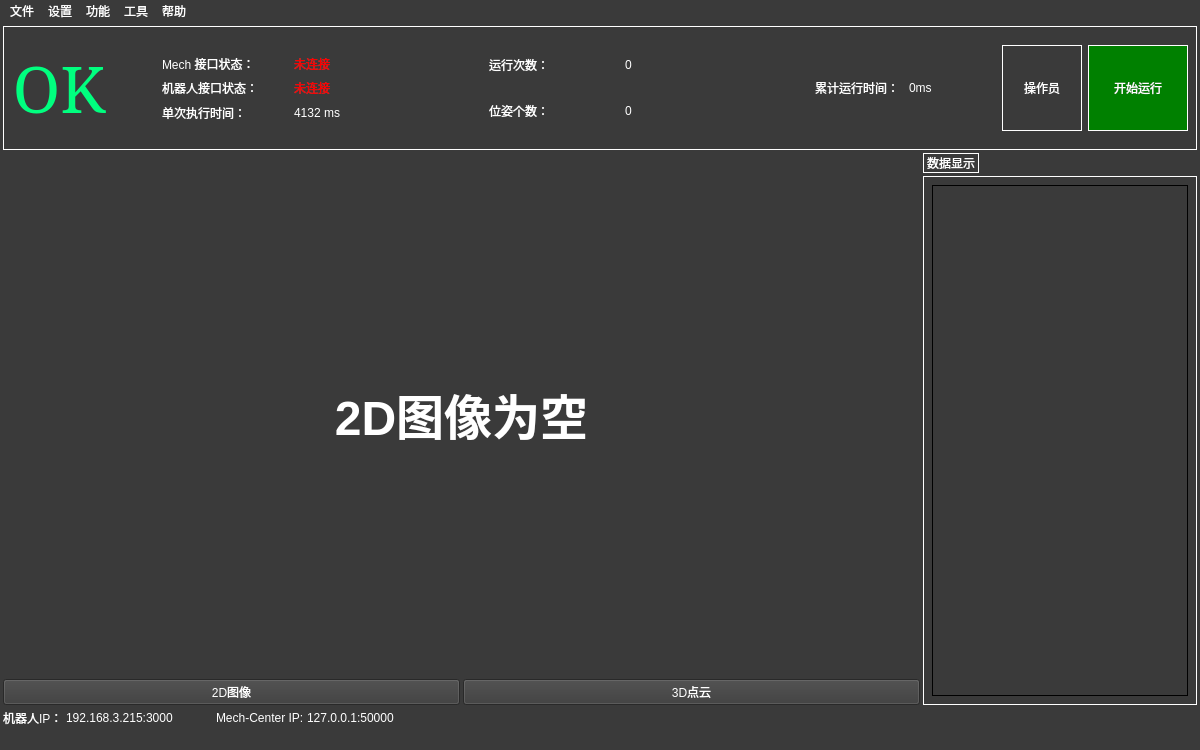
<?xml version="1.0" encoding="UTF-8"?>
<ui version="4.0">
 <class>MainWindow</class>
 <widget class="QMainWindow" name="MainWindow">
  <property name="geometry">
   <rect>
    <x>0</x>
    <y>0</y>
    <width>1200</width>
    <height>750</height>
   </rect>
  </property>
  <property name="minimumSize">
   <size>
    <width>850</width>
    <height>600</height>
   </size>
  </property>
  <property name="maximumSize">
   <size>
    <width>1200</width>
    <height>750</height>
   </size>
  </property>
  <property name="mouseTracking">
   <bool>false</bool>
  </property>
  <property name="windowTitle">
   <string>LongerGUI</string>
  </property>
  <property name="styleSheet">
   <string notr="true">color: rgb(255, 255, 255);
background-color: rgb(58, 58, 58);</string>
  </property>
  <widget class="QWidget" name="centralwidget">
   <property name="maximumSize">
    <size>
     <width>1200</width>
     <height>750</height>
    </size>
   </property>
   <layout class="QVBoxLayout" name="verticalLayout_9">
    <property name="spacing">
     <number>3</number>
    </property>
    <property name="leftMargin">
     <number>3</number>
    </property>
    <property name="topMargin">
     <number>3</number>
    </property>
    <property name="rightMargin">
     <number>3</number>
    </property>
    <property name="bottomMargin">
     <number>0</number>
    </property>
    <item>
     <widget class="QWidget" name="Horizontal_display_top" native="true">
      <property name="sizePolicy">
       <sizepolicy hsizetype="Preferred" vsizetype="Fixed">
        <horstretch>0</horstretch>
        <verstretch>0</verstretch>
       </sizepolicy>
      </property>
      <property name="styleSheet">
       <string notr="true">border-width: 1px;
border-style: solid;

</string>
      </property>
      <layout class="QVBoxLayout" name="verticalLayout_10">
       <item>
        <layout class="QHBoxLayout" name="horizontalLayout_16">
         <property name="leftMargin">
          <number>0</number>
         </property>
         <property name="topMargin">
          <number>9</number>
         </property>
         <property name="rightMargin">
          <number>0</number>
         </property>
         <property name="bottomMargin">
          <number>9</number>
         </property>
         <item>
          <widget class="QLabel" name="label_status">
           <property name="sizePolicy">
            <sizepolicy hsizetype="Fixed" vsizetype="Fixed">
             <horstretch>25</horstretch>
             <verstretch>15</verstretch>
            </sizepolicy>
           </property>
           <property name="minimumSize">
            <size>
             <width>30</width>
             <height>15</height>
            </size>
           </property>
           <property name="sizeIncrement">
            <size>
             <width>0</width>
             <height>0</height>
            </size>
           </property>
           <property name="font">
            <font>
             <family>Constantia</family>
             <pointsize>48</pointsize>
             <weight>50</weight>
             <italic>false</italic>
             <bold>false</bold>
             <stylestrategy>PreferDefault</stylestrategy>
             <kerning>false</kerning>
            </font>
           </property>
           <property name="mouseTracking">
            <bool>true</bool>
           </property>
           <property name="tabletTracking">
            <bool>false</bool>
           </property>
           <property name="focusPolicy">
            <enum>Qt::NoFocus</enum>
           </property>
           <property name="contextMenuPolicy">
            <enum>Qt::DefaultContextMenu</enum>
           </property>
           <property name="toolTipDuration">
            <number>0</number>
           </property>
           <property name="layoutDirection">
            <enum>Qt::LeftToRight</enum>
           </property>
           <property name="autoFillBackground">
            <bool>false</bool>
           </property>
           <property name="styleSheet">
            <string notr="true">color: rgb(0, 255, 127);
font: 48pt &quot;Constantia&quot;;
border-width: 0px;</string>
           </property>
           <property name="frameShape">
            <enum>QFrame::HLine</enum>
           </property>
           <property name="frameShadow">
            <enum>QFrame::Raised</enum>
           </property>
           <property name="lineWidth">
            <number>0</number>
           </property>
           <property name="midLineWidth">
            <number>0</number>
           </property>
           <property name="text">
            <string>&lt;html&gt;&lt;head/&gt;&lt;body&gt;&lt;p&gt;OK&lt;/p&gt;&lt;/body&gt;&lt;/html&gt;</string>
           </property>
           <property name="textFormat">
            <enum>Qt::AutoText</enum>
           </property>
           <property name="scaledContents">
            <bool>false</bool>
           </property>
           <property name="alignment">
            <set>Qt::AlignCenter</set>
           </property>
           <property name="wordWrap">
            <bool>false</bool>
           </property>
           <property name="margin">
            <number>0</number>
           </property>
           <property name="indent">
            <number>0</number>
           </property>
           <property name="openExternalLinks">
            <bool>false</bool>
           </property>
          </widget>
         </item>
         <item>
          <spacer name="horizontalSpacer_4">
           <property name="orientation">
            <enum>Qt::Horizontal</enum>
           </property>
           <property name="sizeType">
            <enum>QSizePolicy::Fixed</enum>
           </property>
           <property name="sizeHint" stdset="0">
            <size>
             <width>50</width>
             <height>20</height>
            </size>
           </property>
          </spacer>
         </item>
         <item>
          <layout class="QHBoxLayout" name="horizontalLayout_17">
           <property name="leftMargin">
            <number>0</number>
           </property>
           <property name="topMargin">
            <number>1</number>
           </property>
           <property name="bottomMargin">
            <number>1</number>
           </property>
           <item>
            <layout class="QHBoxLayout" name="horizontalLayout_18">
             <item>
              <layout class="QVBoxLayout" name="verticalLayout_3">
               <property name="topMargin">
                <number>9</number>
               </property>
               <property name="rightMargin">
                <number>9</number>
               </property>
               <property name="bottomMargin">
                <number>9</number>
               </property>
               <item>
                <layout class="QHBoxLayout" name="horizontalLayout_communiteStatus">
                 <item>
                  <widget class="QLabel" name="label_text_communiteStatus_mech">
                   <property name="enabled">
                    <bool>true</bool>
                   </property>
                   <property name="styleSheet">
                    <string notr="true">border-width: 0px;
font: 15pt &quot;黑体&quot;;</string>
                   </property>
                   <property name="text">
                    <string>Mech 接口状态：</string>
                   </property>
                  </widget>
                 </item>
                 <item>
                  <widget class="QLabel" name="label_communiteStatus_mech">
                   <property name="enabled">
                    <bool>true</bool>
                   </property>
                   <property name="sizePolicy">
                    <sizepolicy hsizetype="Preferred" vsizetype="Preferred">
                     <horstretch>0</horstretch>
                     <verstretch>0</verstretch>
                    </sizepolicy>
                   </property>
                   <property name="styleSheet">
                    <string notr="true">border-width: 0px;
color: rgb(250, 0, 0);
font: 15pt &quot;黑体&quot;;</string>
                   </property>
                   <property name="text">
                    <string>未连接</string>
                   </property>
                  </widget>
                 </item>
                </layout>
               </item>
               <item>
                <layout class="QHBoxLayout" name="horizontalLayout_communiteStatus_2">
                 <item>
                  <widget class="QLabel" name="label_text_communiteStatus_robot">
                   <property name="enabled">
                    <bool>true</bool>
                   </property>
                   <property name="styleSheet">
                    <string notr="true">border-width: 0px;
font: 15pt &quot;黑体&quot;;</string>
                   </property>
                   <property name="text">
                    <string>机器人接口状态：</string>
                   </property>
                  </widget>
                 </item>
                 <item>
                  <widget class="QLabel" name="label_communiteStatus_robot">
                   <property name="enabled">
                    <bool>true</bool>
                   </property>
                   <property name="styleSheet">
                    <string notr="true">border-width: 0px;
color: rgb(250, 0, 0);
font: 15pt &quot;黑体&quot;;</string>
                   </property>
                   <property name="text">
                    <string>未连接</string>
                   </property>
                  </widget>
                 </item>
                </layout>
               </item>
               <item>
                <layout class="QHBoxLayout" name="horizontalLayout_beatTime">
                 <item>
                  <widget class="QLabel" name="label_text_communiteTime">
                   <property name="sizePolicy">
                    <sizepolicy hsizetype="Preferred" vsizetype="Preferred">
                     <horstretch>0</horstretch>
                     <verstretch>0</verstretch>
                    </sizepolicy>
                   </property>
                   <property name="styleSheet">
                    <string notr="true">border-width: 0px;
font: 15pt &quot;黑体&quot;;</string>
                   </property>
                   <property name="text">
                    <string>单次执行时间：</string>
                   </property>
                  </widget>
                 </item>
                 <item>
                  <widget class="QLabel" name="label_beatTime">
                   <property name="enabled">
                    <bool>true</bool>
                   </property>
                   <property name="styleSheet">
                    <string notr="true">border-width: 0px;
font: 12pt &quot;黑体&quot;;
color: rgb(255, 255, 255);</string>
                   </property>
                   <property name="text">
                    <string>4132 ms</string>
                   </property>
                  </widget>
                 </item>
                </layout>
               </item>
              </layout>
             </item>
             <item>
              <spacer name="horizontalSpacer_6">
               <property name="orientation">
                <enum>Qt::Horizontal</enum>
               </property>
               <property name="sizeType">
                <enum>QSizePolicy::Fixed</enum>
               </property>
               <property name="sizeHint" stdset="0">
                <size>
                 <width>54</width>
                 <height>19</height>
                </size>
               </property>
              </spacer>
             </item>
             <item>
              <layout class="QVBoxLayout" name="verticalLayout_12">
               <item>
                <layout class="QHBoxLayout" name="horizontalLayout_runningNum">
                 <item>
                  <widget class="QLabel" name="label_text_runningNum">
                   <property name="enabled">
                    <bool>true</bool>
                   </property>
                   <property name="styleSheet">
                    <string notr="true">border-width: 0px;
font: 12pt &quot;黑体&quot;;</string>
                   </property>
                   <property name="text">
                    <string>运行次数：</string>
                   </property>
                  </widget>
                 </item>
                 <item>
                  <widget class="QLabel" name="label_runningNum">
                   <property name="enabled">
                    <bool>true</bool>
                   </property>
                   <property name="styleSheet">
                    <string notr="true">border-width: 0px;
font: 12pt &quot;黑体&quot;;</string>
                   </property>
                   <property name="text">
                    <string>0</string>
                   </property>
                  </widget>
                 </item>
                </layout>
               </item>
               <item>
                <layout class="QHBoxLayout" name="horizontalLayout_poseNum">
                 <item>
                  <widget class="QLabel" name="label_text_poseNum">
                   <property name="enabled">
                    <bool>true</bool>
                   </property>
                   <property name="styleSheet">
                    <string notr="true">border-width: 0px;
font: 12pt &quot;黑体&quot;;</string>
                   </property>
                   <property name="text">
                    <string>位姿个数：</string>
                   </property>
                  </widget>
                 </item>
                 <item>
                  <widget class="QLabel" name="label_poseNum">
                   <property name="enabled">
                    <bool>true</bool>
                   </property>
                   <property name="styleSheet">
                    <string notr="true">border-width: 0px;
font: 12pt &quot;黑体&quot;;</string>
                   </property>
                   <property name="text">
                    <string>0</string>
                   </property>
                  </widget>
                 </item>
                </layout>
               </item>
              </layout>
             </item>
             <item>
              <spacer name="horizontalSpacer_5">
               <property name="orientation">
                <enum>Qt::Horizontal</enum>
               </property>
               <property name="sizeType">
                <enum>QSizePolicy::Fixed</enum>
               </property>
               <property name="sizeHint" stdset="0">
                <size>
                 <width>54</width>
                 <height>20</height>
                </size>
               </property>
              </spacer>
             </item>
             <item>
              <layout class="QHBoxLayout" name="horizontalLayout_runningTime">
               <item>
                <widget class="QLabel" name="label_text_runningTime">
                 <property name="enabled">
                  <bool>true</bool>
                 </property>
                 <property name="styleSheet">
                  <string notr="true">border-width: 0px;
font: 12pt &quot;黑体&quot;;
</string>
                 </property>
                 <property name="text">
                  <string>累计运行时间：</string>
                 </property>
                </widget>
               </item>
               <item>
                <widget class="QLabel" name="label_runningTime">
                 <property name="enabled">
                  <bool>true</bool>
                 </property>
                 <property name="styleSheet">
                  <string notr="true">border-width: 0px;
font: 15pt &quot;黑体&quot;;</string>
                 </property>
                 <property name="text">
                  <string>0ms</string>
                 </property>
                </widget>
               </item>
               <item>
                <widget class="QPushButton" name="pushButton_login">
                 <property name="sizePolicy">
                  <sizepolicy hsizetype="Fixed" vsizetype="Minimum">
                   <horstretch>0</horstretch>
                   <verstretch>14</verstretch>
                  </sizepolicy>
                 </property>
                 <property name="minimumSize">
                  <size>
                   <width>80</width>
                   <height>0</height>
                  </size>
                 </property>
                 <property name="styleSheet">
                  <string notr="true">font: 22pt &quot;黑体&quot;;</string>
                 </property>
                 <property name="text">
                  <string>操作员</string>
                 </property>
                </widget>
               </item>
              </layout>
             </item>
            </layout>
           </item>
           <item>
            <widget class="QPushButton" name="pushButton_start">
             <property name="sizePolicy">
              <sizepolicy hsizetype="Fixed" vsizetype="Minimum">
               <horstretch>0</horstretch>
               <verstretch>14</verstretch>
              </sizepolicy>
             </property>
             <property name="minimumSize">
              <size>
               <width>100</width>
               <height>0</height>
              </size>
             </property>
             <property name="autoFillBackground">
              <bool>false</bool>
             </property>
             <property name="styleSheet">
              <string notr="true">color: rgb(255, 255, 255);
background-color: rgb(0, 128, 0);
font: 22pt &quot;黑体&quot;;</string>
             </property>
             <property name="text">
              <string>开始运行</string>
             </property>
             <property name="autoDefault">
              <bool>false</bool>
             </property>
            </widget>
           </item>
          </layout>
         </item>
        </layout>
       </item>
      </layout>
     </widget>
    </item>
    <item>
     <layout class="QHBoxLayout" name="horizontalLayout_display_center" stretch="5,1">
      <item>
       <layout class="QVBoxLayout" name="verticalLayout_display_vision">
        <property name="sizeConstraint">
         <enum>QLayout::SetDefaultConstraint</enum>
        </property>
        <item>
         <widget class="QStackedWidget" name="stackedWidget_display">
          <property name="currentIndex">
           <number>0</number>
          </property>
          <widget class="QWidget" name="page_vision_2D">
           <layout class="QGridLayout" name="gridLayout">
            <item row="0" column="0">
             <layout class="QGridLayout" name="gridLayout_3">
              <item row="0" column="0">
               <widget class="QLabel" name="label_vision_2D">
                <property name="styleSheet">
                 <string notr="true">font: 12pt &quot;黑体&quot;;</string>
                </property>
                <property name="text">
                 <string>&lt;html&gt;&lt;head/&gt;&lt;body&gt;&lt;p align=&quot;center&quot;&gt;&lt;span style=&quot; font-size:36pt; font-weight:600;&quot;&gt;2D图像为空&lt;/span&gt;&lt;/p&gt;&lt;/body&gt;&lt;/html&gt;</string>
                </property>
               </widget>
              </item>
             </layout>
            </item>
           </layout>
          </widget>
          <widget class="QWidget" name="page_vision_3D">
           <layout class="QGridLayout" name="gridLayout_2">
            <item row="0" column="0">
             <layout class="QGridLayout" name="gridLayout_4"/>
            </item>
           </layout>
          </widget>
         </widget>
        </item>
        <item>
         <layout class="QHBoxLayout" name="horizontalLayout_display_vision_chioce">
          <item>
           <widget class="QPushButton" name="pushButton_2DImage">
            <property name="styleSheet">
             <string notr="true">font: 10pt &quot;黑体&quot;;</string>
            </property>
            <property name="text">
             <string>2D图像</string>
            </property>
           </widget>
          </item>
          <item>
           <widget class="QPushButton" name="pushButton_3DCloud">
            <property name="styleSheet">
             <string notr="true">font: 10pt &quot;黑体&quot;;</string>
            </property>
            <property name="text">
             <string>3D点云</string>
            </property>
           </widget>
          </item>
         </layout>
        </item>
       </layout>
      </item>
      <item>
       <layout class="QVBoxLayout" name="verticalLayout_log_data_3">
        <item>
         <widget class="QLabel" name="label_text_displayData">
          <property name="sizePolicy">
           <sizepolicy hsizetype="Fixed" vsizetype="Fixed">
            <horstretch>0</horstretch>
            <verstretch>0</verstretch>
           </sizepolicy>
          </property>
          <property name="minimumSize">
           <size>
            <width>0</width>
            <height>0</height>
           </size>
          </property>
          <property name="styleSheet">
           <string notr="true">border-width: 1px;
border-style: solid;
border-color: rgb(255, 255, 255);
font: 12pt &quot;黑体&quot;;

</string>
          </property>
          <property name="text">
           <string>数据显示</string>
          </property>
         </widget>
        </item>
        <item>
         <widget class="QWidget" name="widget_displayData" native="true">
          <property name="sizePolicy">
           <sizepolicy hsizetype="Fixed" vsizetype="Preferred">
            <horstretch>0</horstretch>
            <verstretch>0</verstretch>
           </sizepolicy>
          </property>
          <property name="styleSheet">
           <string notr="true">border-width: 1px;
border-style: solid;

</string>
          </property>
          <layout class="QHBoxLayout" name="horizontalLayout_32">
           <item>
            <layout class="QVBoxLayout" name="verticalLayout_18">
             <item>
              <widget class="QPlainTextEdit" name="PlainTextEdit_logText"/>
             </item>
            </layout>
           </item>
          </layout>
         </widget>
        </item>
       </layout>
      </item>
     </layout>
    </item>
    <item>
     <layout class="QHBoxLayout" name="horizontalLayout_display_bottom" stretch="0,0,0,0,0">
      <item>
       <widget class="QLabel" name="label_text_robotIP">
        <property name="sizePolicy">
         <sizepolicy hsizetype="Fixed" vsizetype="Preferred">
          <horstretch>0</horstretch>
          <verstretch>0</verstretch>
         </sizepolicy>
        </property>
        <property name="text">
         <string>机器人IP：</string>
        </property>
       </widget>
      </item>
      <item>
       <widget class="QLabel" name="label_robotIP">
        <property name="sizePolicy">
         <sizepolicy hsizetype="Fixed" vsizetype="Preferred">
          <horstretch>0</horstretch>
          <verstretch>0</verstretch>
         </sizepolicy>
        </property>
        <property name="text">
         <string>192.168.3.215:3000</string>
        </property>
       </widget>
      </item>
      <item>
       <spacer name="horizontalSpacer">
        <property name="orientation">
         <enum>Qt::Horizontal</enum>
        </property>
        <property name="sizeType">
         <enum>QSizePolicy::Fixed</enum>
        </property>
        <property name="sizeHint" stdset="0">
         <size>
          <width>40</width>
          <height>20</height>
         </size>
        </property>
       </spacer>
      </item>
      <item>
       <widget class="QLabel" name="label_text_mechIP">
        <property name="sizePolicy">
         <sizepolicy hsizetype="Fixed" vsizetype="Preferred">
          <horstretch>0</horstretch>
          <verstretch>0</verstretch>
         </sizepolicy>
        </property>
        <property name="text">
         <string>Mech-Center IP:</string>
        </property>
       </widget>
      </item>
      <item>
       <widget class="QLabel" name="label_mechIP">
        <property name="sizePolicy">
         <sizepolicy hsizetype="Preferred" vsizetype="Preferred">
          <horstretch>0</horstretch>
          <verstretch>0</verstretch>
         </sizepolicy>
        </property>
        <property name="text">
         <string>127.0.0.1:50000</string>
        </property>
       </widget>
      </item>
     </layout>
    </item>
   </layout>
  </widget>
  <widget class="QMenuBar" name="menubar">
   <property name="geometry">
    <rect>
     <x>0</x>
     <y>0</y>
     <width>1200</width>
     <height>23</height>
    </rect>
   </property>
   <widget class="QMenu" name="menu_file">
    <property name="title">
     <string>文件</string>
    </property>
    <addaction name="action_open2DImageFile"/>
    <addaction name="action_open3DCloudFile"/>
   </widget>
   <widget class="QMenu" name="menu_setting">
    <property name="title">
     <string>设置</string>
    </property>
    <addaction name="action_systemSetting"/>
   </widget>
   <widget class="QMenu" name="menu_tools">
    <property name="title">
     <string>工具</string>
    </property>
    <addaction name="action_communicationTest"/>
    <addaction name="action_standardDirGenerator"/>
   </widget>
   <widget class="QMenu" name="menu_help">
    <property name="title">
     <string>帮助</string>
    </property>
    <addaction name="action_about"/>
    <addaction name="action_docs"/>
   </widget>
   <widget class="QMenu" name="menu_function">
    <property name="title">
     <string>功能</string>
    </property>
   </widget>
   <addaction name="menu_file"/>
   <addaction name="menu_setting"/>
   <addaction name="menu_function"/>
   <addaction name="menu_tools"/>
   <addaction name="menu_help"/>
  </widget>
  <widget class="QStatusBar" name="statusbar"/>
  <action name="action_open2DImageFile">
   <property name="checkable">
    <bool>true</bool>
   </property>
   <property name="text">
    <string>打开2D图像</string>
   </property>
  </action>
  <action name="action_open3DCloudFile">
   <property name="text">
    <string>打开3D图像</string>
   </property>
  </action>
  <action name="action_systemSetting">
   <property name="text">
    <string>系统设置 </string>
   </property>
  </action>
  <action name="actionbanben">
   <property name="text">
    <string>版本信息</string>
   </property>
  </action>
  <action name="action_switchScene">
   <property name="text">
    <string>切换场景</string>
   </property>
  </action>
  <action name="action_switchLayout">
   <property name="text">
    <string>切换布局</string>
   </property>
  </action>
  <action name="action_loginAuthority">
   <property name="text">
    <string>登录权限</string>
   </property>
  </action>
  <action name="action_virtualKeyboard">
   <property name="text">
    <string>虚拟键盘</string>
   </property>
  </action>
  <action name="action_communicationTest">
   <property name="text">
    <string>通信测试助手</string>
   </property>
  </action>
  <action name="action_about">
   <property name="text">
    <string>关于</string>
   </property>
  </action>
  <action name="action_docs">
   <property name="text">
    <string>更新文档</string>
   </property>
  </action>
  <action name="action">
   <property name="text">
    <string>标准工程生成器</string>
   </property>
  </action>
  <action name="action_standardDirGenerator">
   <property name="text">
    <string>标准工程生成器</string>
   </property>
  </action>
 </widget>
 <resources/>
 <connections/>
</ui>
